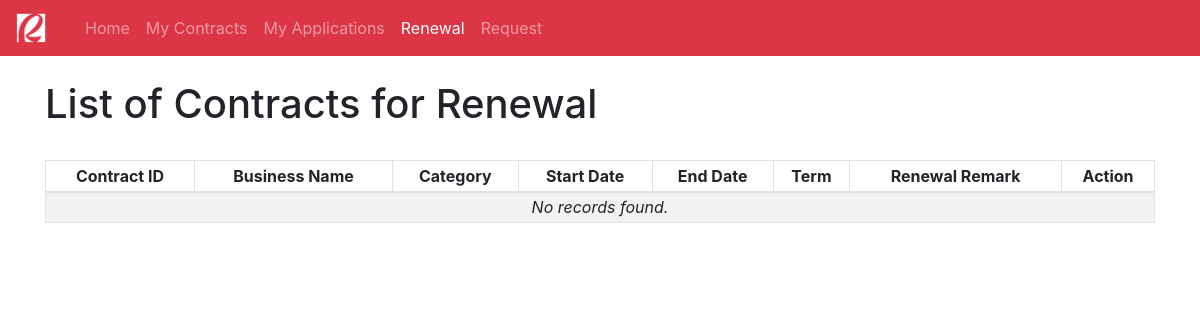
The page /client-renewal.php?client_id=33 on the database as committed earlier.
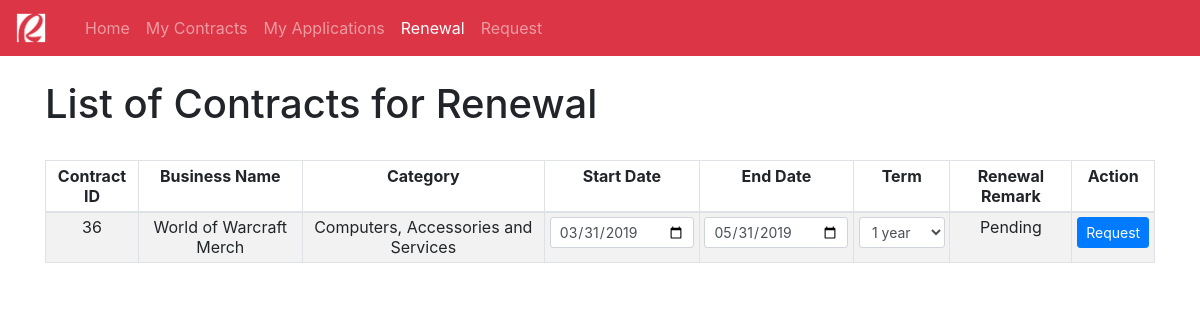
The same page on the database as committed later.
### tables this page shows
CREATE TABLE `contract` (
  `contract_id` int(11) NOT NULL,
  `app_id` int(11) NOT NULL,
  `client_id` int(11) NOT NULL,
  `category_id` int(11) NOT NULL,
  `business_name` varchar(128) DEFAULT NULL,
  `start_date` datetime DEFAULT NULL,
  `end_date` datetime DEFAULT NULL,
  `date_approved` datetime DEFAULT CURRENT_TIMESTAMP,
  `remark` varchar(32) DEFAULT 'Pending',
  `contract_term` varchar(32) NOT NULL DEFAULT 'Pending',
  `renewal_status` varchar(32) NOT NULL DEFAULT 'Pending',
  `verified` varchar(32) DEFAULT 'False'
);

CREATE TABLE `business_classification` (
  `category_id` int(11) NOT NULL,
  `category_name` varchar(64) NOT NULL
);

### client-renewal.php (the view, shortened to what the changed rows need)
<html>
<head>
    <link rel="stylesheet" href="bootstrap-4.2.1-dist/css/bootstrap.min.css">
</head>
<body>
    <div class="container">
        <br /><h1>List of Contracts for Renewal</h1><br/>
        <table class="table table-bordered table-striped table-sm">
            <thead align="center">
                <td><strong>Contract ID</strong></td>
                <td><strong>Business Name</strong></td>
                <td><strong>Category</strong></td>
                <td><strong>Start Date</strong></td>
                <td><strong>End Date</strong></td>
                <td><strong>Term</strong></td>
                <td><strong>Renewal Remark</strong></td>
                <td><strong>Action</strong></td>
            </thead>
            <?php
                require_once "api/config.php";
                $client_id = $_GET['client_id'];
                $sql_contract = "SELECT c.contract_id AS 'contract_id', c.app_id AS 'app_id',
                c.client_id AS 'client_id', c.category_id AS 'category_id', c.business_name AS 'business_name',
                c.start_date AS 'start_date', c.end_date AS 'end_date', c.date_approved AS 'date_approved',
                c.remark AS 'remark', bc.category_name AS 'category_name', c.contract_term AS 'contract_term',
                c.renewal_status AS 'renewal_status'
                FROM contract c
                INNER JOIN business_classification bc ON c.category_id = bc.category_id
                WHERE client_id = $client_id
                ";
                $result_contract = mysqli_query($link,$sql_contract);
                if (mysqli_num_rows($result_contract) > 0) {
                    while($row_contract = mysqli_fetch_assoc($result_contract)) {
                        echo "<form action='api/request-renewal.php?client_id=$client_id' method='POST'>";
                            echo "<tr align='center'>";
                                $contract_id = $row_contract['contract_id'];
                                echo "<td>" . $row_contract['contract_id'] . "</td>";
                                echo "<td>" . $row_contract['business_name'] . "</td>";
                                echo "<td>" . $row_contract['category_name'] . "</td>";
                                $old_start_date = strtotime($row_contract['start_date']);
                                $new_start_date = date('Y-m-d', $old_start_date);
                                echo "<td>" . "<input type='date' name='start_date' value='$new_start_date' class='form-control form-control-sm'>" . "</td>";
                                $old_end_date = strtotime($row_contract['end_date']);
                                $new_end_date = date('Y-m-d', $old_end_date);
                                echo "<td>" . "<input type='date' name='end_date' value='$new_end_date' class='form-control form-control-sm'>" . "</td>";
                                if($row_contract['renewal_status'] == 'Sent'){
                                    $sql_renewal_term = "SELECT renewal_term FROM renewal WHERE contract_id = $contract_id";
                                    $result_renewal_term = mysqli_query($link,$sql_renewal_term);
                                    $fetched_renewal_term = "";
                                    if (mysqli_num_rows($result_renewal_term) > 0) {
                                        while($row_renewal_term = mysqli_fetch_assoc($result_renewal_term)) {
                                            $fetched_renewal_term = $row_renewal_term['renewal_term'];
                                        }
                                    }
                                    echo "<td>" .
                                    "<input type='text' value='$fetched_renewal_term' class='form-control form-control-sm' disabled>";
                                }else{
                                    echo "<td>" .
                                    "<select type='text' class='form-control form-control-sm' name='contract_term' required>
                                    <optgroup label='Terms'>
                                        <option>1 year</option>
                                        <option>2 years</option>
                                        <option>3 years</option>
                                        <option>4 years</option>
                                    </optgroup>
                                    </select>" .
                                    "</td>";
                                }
                                echo "<td>" . $row_contract['renewal_status'] . "</td>";
                                if($row_contract['renewal_status'] == 'Sent'){
                                    echo "<td><input type='submit' value='Request' class='btn btn-primary btn-sm' style='font-size: 10px; margin: 1px;' disabled />
                                    <a href='api/client-cancel-renewal.php?client_id=$client_id&contract_id=$contract_id' class='btn btn-sm btn-danger' style='font-size: 10px; margin: 1px;'>Cancel</a></td>";
                                }else{
                                    echo "<td><input type='submit' value='Request' class='btn btn-primary btn-sm style='font-size: 10px; margin: 1px;'' /></td>";
                                }
                            echo "</tr>";
                        echo "</form>";
                    }
                }else{
                    echo '<tr>';
                        echo '<td colspan="8" style="font-style: italic;" align="center">No records found.</td>';
                    echo '</tr>';
                }
            ?>
        </table>
    </div>
</body>
</html>

Rows that differ between the two databases and show on the page:
added contract: contract_id "36", business_name "World of Warcraft Merch", category.category_name "Computers, Accessories and Services", start_date "03/31/2019", end_date "05/31/2019", renewal_status "Pending"
Other text that changed with them:
text no longer shown: "No records found."
